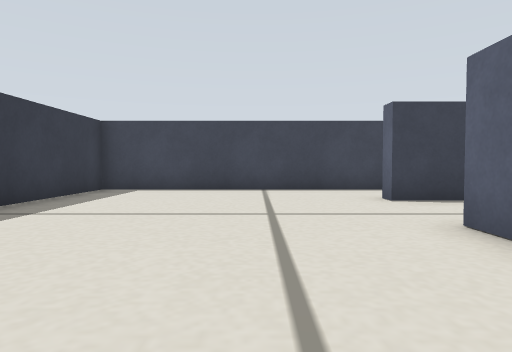
[1] (above)

16 first-person views from a walk through a world built for the Gazebo simulator. The camera is 0.15 m above the floor, tilts 2° down and sees 75° across. The floor is counted in squares, 0.2 m on a side. Each view is taken from the middle of a square. On the plan, view 1 faces up. The plan holds only what a view shows up to about 11 squares ahead; the rest is blank.

[2]
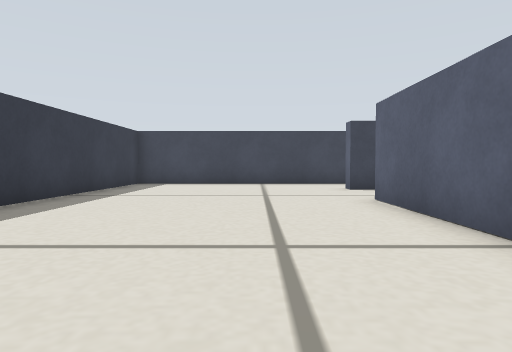

[3]
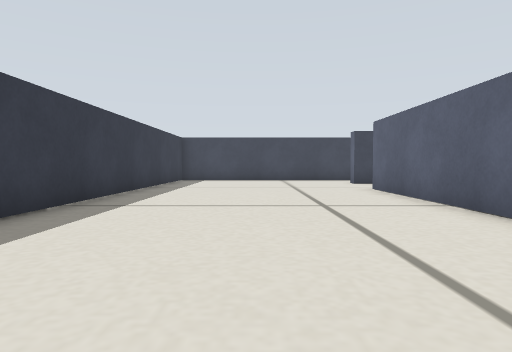

[4]
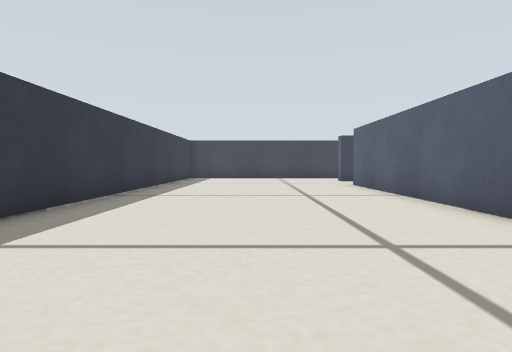

[5]
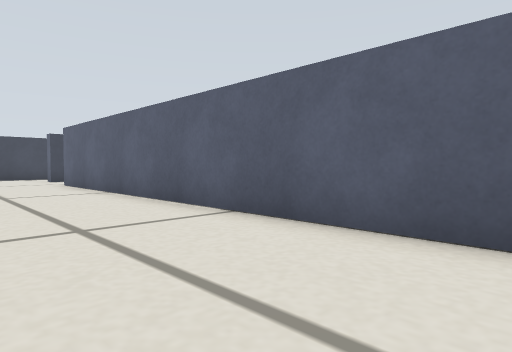

[6]
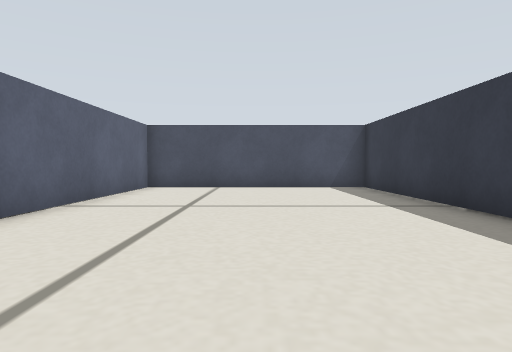

[7]
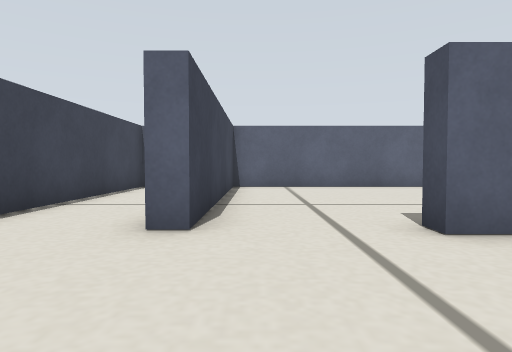

[8]
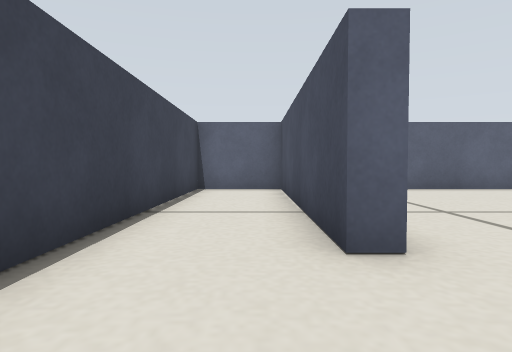

[9]
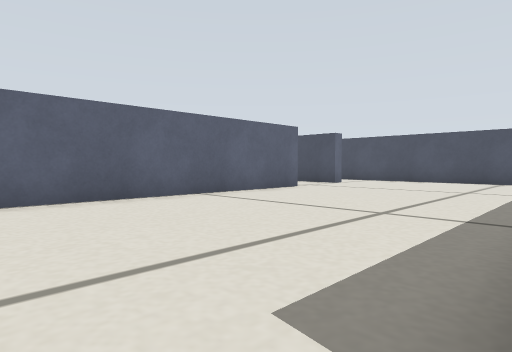

[10]
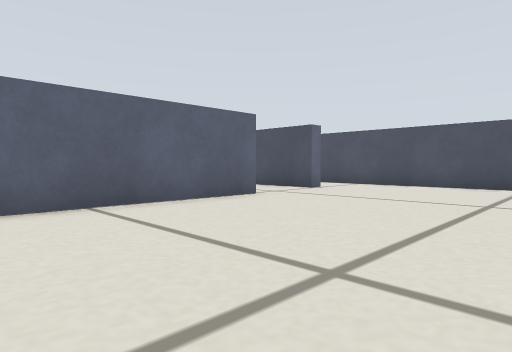

[11]
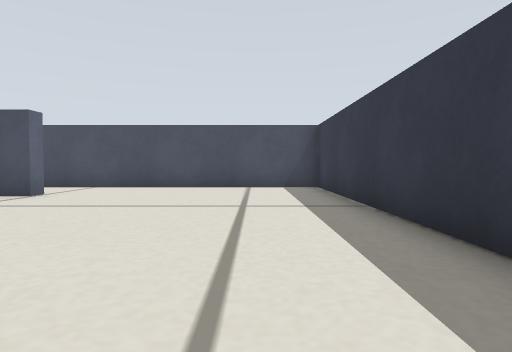

[12]
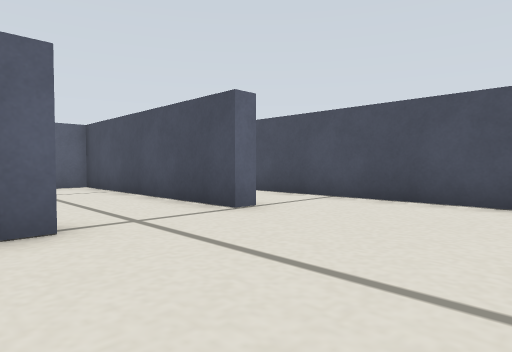

[13]
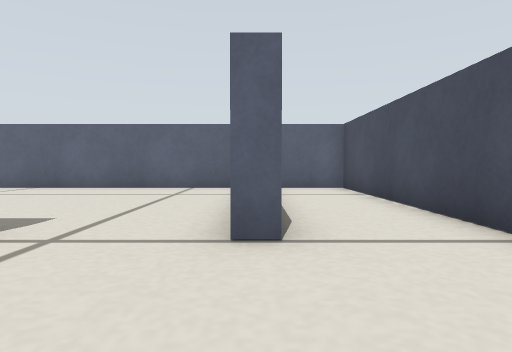

[14]
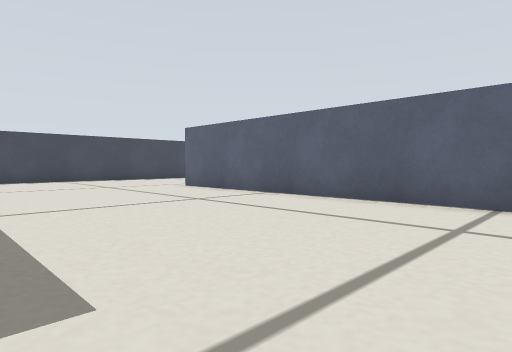

[15]
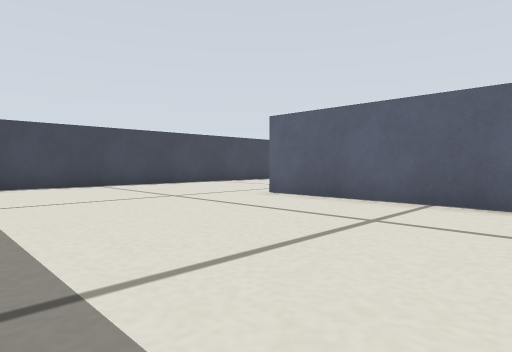

[16]
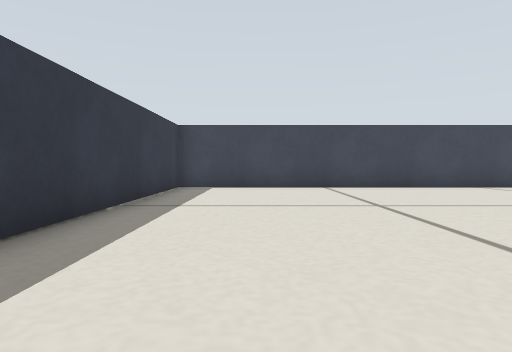

### Floor plan
Points are (right, up) in squares from view 1. A wall is a line through its corners. A room is listed if a view was taken in it or the views show most of it. See-through windows are left out.
Room 1 (views 1, 2, 3, 4, 5, 6, 7, 8)
walls: (2.8, 6.7) (2.8, 7.2) (10, 7.2) (10, 9.7) (-4.5, 9.7) (-4.5, -9.8) (2.5, -9.8) (2.5, 4)
ways out: opening at (3, 5.5) to room 2
Room 2 (views 9, 10, 11, 12, 13)
walls: (10, -4) (10, 6.7) (2.8, 6.7); (3, -1.5) (3, -9.8) (17.5, -9.8) (17.5, -7.8); (10.2, -7.2) (10.2, -6.8); (2.5, 4) (3, 4)
ways out: opening at (3, 5.5) to room 1; opening at (10, -5) to room 3
Room 3 (views 14, 15, 16)
walls: (17.5, 9.7) (10.5, 9.7) (10.5, 2.1); (10.2, -6.8) (17.5, -6.8) (17.5, 4)
ways out: opening at (10, -5) to room 2; opening at (18, 7)

Where each view was taken, in squares from view 1:
view 1: 0 up, 0 right, facing up
view 2: 3 down, 0 right, facing up
view 3: 6 down, 1 left, facing up
view 4: 8 down, 1 left, facing up
view 5: 9 down, 1 left, facing up-right
view 6: 1 up, 1 left, facing down
view 7: 6 up, 1 left, facing right
view 8: 8 up, 0 right, facing right
view 9: 5 up, 3 right, facing down-right
view 10: 2 up, 4 right, facing down-right
view 11: 1 up, 5 right, facing down
view 12: 3 down, 6 right, facing down-right
view 13: 7 down, 7 right, facing right
view 14: 6 down, 11 right, facing up-right
view 15: 2 down, 11 right, facing up-right
view 16: 1 down, 13 right, facing up
